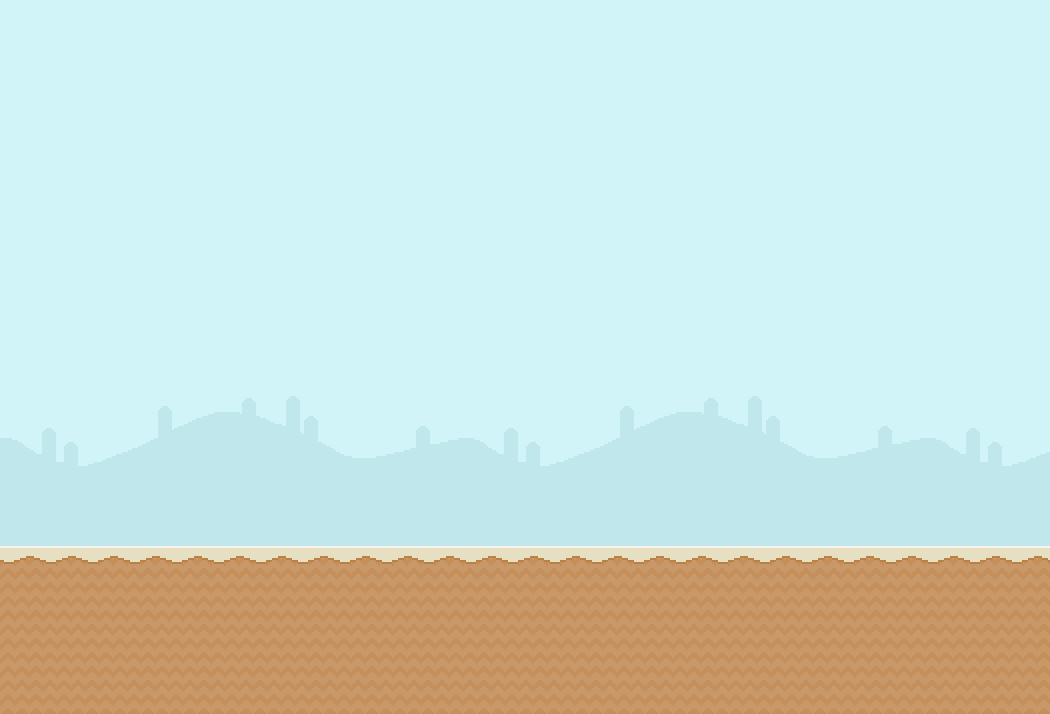

Below is a game level as drawn by its tile map, then a one-line description and the .tmx file that defines it, in full:
An orthogonal 25x17 tile map with 42x42 px tiles, 2 tile layers (background, foreground) and 4 objects (player, diamond).

<map version="1.0" tiledversion="1.0.2" orientation="orthogonal" renderorder="right-down" width="25" height="17" tilewidth="42" tileheight="42" nextobjectid="29">
 <tileset firstgid="1" source="tileset.tsx" />
 <layer name="background" width="25" height="17">
  <data encoding="csv">
238,238,238,238,238,238,238,238,238,238,238,238,238,238,238,238,238,238,238,238,238,238,238,238,238,
238,238,238,238,238,238,238,238,238,238,238,238,238,238,238,238,238,238,238,238,238,238,238,238,238,
238,238,238,238,238,238,238,238,238,238,238,238,238,238,238,238,238,238,238,238,238,238,238,238,238,
238,238,238,238,238,238,238,238,238,238,238,238,238,238,238,238,238,238,238,238,238,238,238,238,238,
238,238,238,238,238,238,238,238,238,238,238,238,238,238,238,238,238,238,238,238,238,238,238,238,238,
238,238,238,238,238,238,238,238,238,238,238,238,238,238,238,238,238,238,238,238,238,238,238,238,238,
238,238,238,238,238,238,238,238,238,238,238,238,238,238,238,238,238,238,238,238,238,238,238,238,238,
238,238,238,238,238,238,238,238,238,238,238,238,238,238,238,238,238,238,238,238,238,238,238,238,238,
238,238,238,238,238,238,238,238,238,238,238,238,238,238,238,238,238,238,238,238,238,238,238,238,238,
230,231,232,233,234,235,236,237,238,239,240,230,231,232,233,234,235,236,237,238,239,240,230,231,232,
260,261,262,263,264,265,266,267,268,269,270,260,261,262,263,264,265,266,267,268,269,270,260,261,262,
290,291,292,293,294,295,296,297,298,299,300,290,291,292,293,294,295,296,297,298,299,300,290,291,292,
298,298,298,298,298,298,298,298,298,298,298,298,298,298,298,298,298,298,298,298,298,298,298,298,298,
298,298,298,298,298,298,298,298,298,298,298,298,298,298,298,298,298,298,298,298,298,298,298,298,298,
298,298,298,298,298,298,298,298,298,298,298,298,298,298,298,298,298,298,298,298,298,298,298,298,298,
298,298,298,298,298,298,298,298,298,298,298,298,298,298,298,298,298,298,298,298,298,298,298,298,298,
298,298,298,298,298,298,298,298,298,298,298,298,298,298,298,298,298,298,298,298,298,298,298,298,298
</data>
 </layer>
 <layer name="foreground" width="25" height="17">
  <data encoding="csv">
0,0,0,0,0,0,0,0,0,0,0,0,0,0,0,0,0,0,0,0,0,0,0,0,0,
0,0,0,0,0,0,0,0,0,0,0,0,0,0,0,0,0,0,0,0,0,0,0,0,0,
0,0,0,0,0,0,0,0,0,0,0,0,0,0,0,0,0,0,0,0,0,0,0,0,0,
0,0,0,0,0,0,0,0,0,0,0,0,0,0,0,0,0,0,0,0,0,0,0,0,0,
0,0,0,0,0,0,0,0,0,0,0,0,0,0,0,0,0,0,0,0,0,0,0,0,0,
0,0,0,0,0,0,0,0,0,0,0,0,0,0,0,0,0,0,0,0,0,0,0,0,0,
0,0,0,0,0,0,0,0,0,0,0,0,0,0,0,0,0,0,0,0,0,0,0,0,0,
0,0,0,0,0,0,0,0,0,0,0,0,0,0,0,0,0,0,0,0,0,0,0,0,0,
0,0,0,0,0,0,0,0,0,0,0,0,0,0,0,0,0,0,0,0,0,0,0,0,0,
0,0,0,0,0,0,0,0,0,0,0,0,0,0,0,0,0,0,0,0,0,0,0,0,0,
0,0,0,0,0,0,0,0,0,0,0,0,0,0,0,0,0,0,0,0,0,0,0,0,0,
0,0,0,0,0,0,0,0,0,0,0,0,0,0,0,0,0,0,0,0,0,0,0,0,0,
0,0,0,0,0,0,0,0,0,0,0,0,0,0,0,0,0,0,0,0,0,0,0,0,0,
4,4,4,4,4,4,4,4,4,4,4,4,4,4,4,4,4,4,4,4,4,4,4,4,4,
33,33,33,33,33,33,33,33,33,33,33,33,33,33,33,33,33,33,33,33,33,33,33,33,33,
33,33,33,33,33,33,33,33,33,33,33,33,33,33,33,33,33,33,33,33,33,33,33,33,33,
33,33,33,33,33,33,33,33,33,33,33,33,33,33,33,33,33,33,33,33,33,33,33,33,33
</data>
 </layer>
 <objectgroup name="objects">
  <object id="16" x="332" y="806" height="4" />
  <object id="23" x="546" y="-180" width="2" />
  <object id="26" name="player" type="player" x="74" y="466" width="70" height="72" />
  <object id="28" name="diamond" x="178.667" y="216" width="38.6667" height="52" />
 </objectgroup>
</map>
